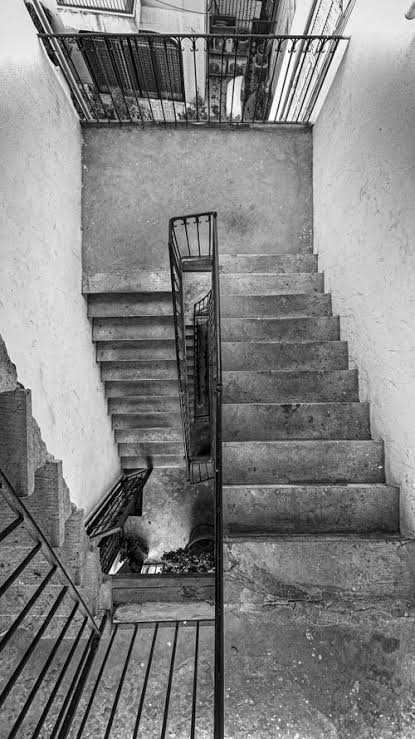
#> input picture week1/Quiz02_HistogramEqualization/Data/input.jpg, 415 x 739 px, found by its file name
$ python quiz2_hist_eq.py
#> lines starting #> are read from the running program, lines starting #| are printed output that depends on the picture
from pathlib import Path
from time import perf_counter
import cv2
import matplotlib.pyplot as plt
import numpy as np

output_dir = Path("Output")
output_dir.mkdir(exist_ok=True, parents=True)
data_dir = Path("Data")
data_dir.mkdir(exist_ok=True, parents=True)

input_path = data_dir / "input.jpg"
if not input_path.exists():
    dummy = np.random.normal(loc=80, scale=25, size=(400, 600)).clip(0, 255).astype(np.uint8)
    cv2.imwrite(str(input_path), dummy)

img = cv2.imread(str(input_path))
#> img is the input picture: shape (739, 415, 3); min 0, max 255, mean 130
gray = cv2.cvtColor(img, cv2.COLOR_BGR2GRAY)
cv2.imwrite(str(output_dir / "original_gray.png"), gray)

# OpenCV 均衡化
eq_cv = cv2.equalizeHist(gray)
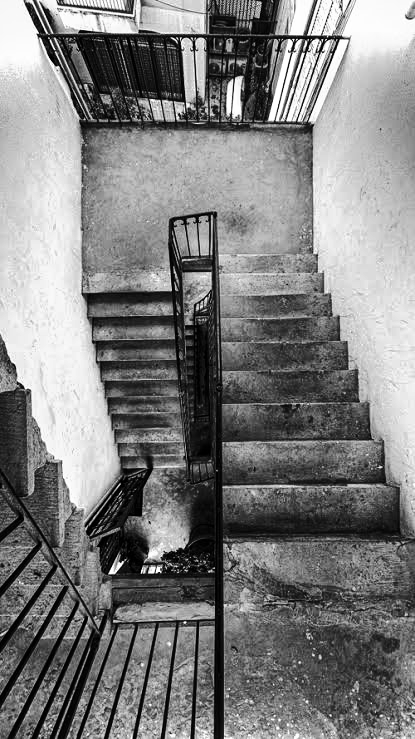
#> eq_cv: shape (739, 415); min 0, max 255, mean 127.8
cv2.imwrite(str(output_dir / "equalized_opencv.png"), eq_cv)

# NumPy 均衡化 (CDF 法)
def hist_eq_numpy(img_gray):
    hist = np.bincount(img_gray.ravel(), minlength=256)
#> hist = 256 values, max 2218 at index 205, min 38 at index 253, mean 1198
    cdf = hist.cumsum()
#> cdf = 256 values from 854 to 306685
    nonzero = np.nonzero(cdf)[0]
#> nonzero = 256 values from 0 to 255
    if len(nonzero) == 0:
        return img_gray.copy()
    cdf_min = cdf[nonzero[0]]
#> cdf_min = 854
    total = img_gray.size
#> total = 306685
    lut = (cdf - cdf_min) / (total - cdf_min) * 255.0
#> lut = 256 values from 0 to 255
    lut = np.clip(np.rint(lut), 0, 255).astype(np.uint8)
    return lut[img_gray]

eq_np = hist_eq_numpy(gray)
cv2.imwrite(str(output_dir / "equalized_numpy.png"), eq_np)

# 繪製直方圖
fig, axes = plt.subplots(1, 2, figsize=(10, 4))
axes[0].hist(gray.ravel(), bins=256, range=(0, 256), color='gray')
axes[0].set_title("Before Equalization")
axes[1].hist(eq_cv.ravel(), bins=256, range=(0, 256), color='black')
axes[1].set_title("After Equalization")
plt.tight_layout()
plt.savefig(str(output_dir / "hist_comparison.png"), dpi=200)
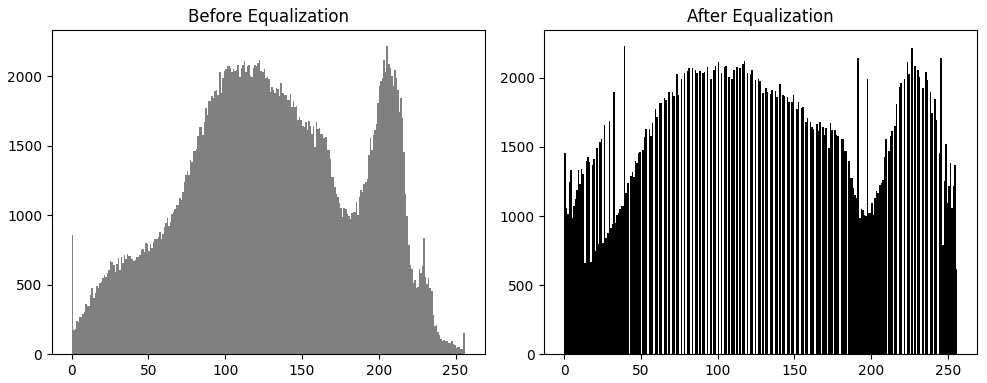
#> figure drawn by matplotlib, 2 panels; panel 1: tallest bar 2218 high, from x = 205 to 206; panel 2: tallest bar 2232 high, from x = 39 to 40
plt.close()

print(f"MAE: {cv2.absdiff(eq_cv, eq_np).mean():.4f}")
#| MAE: 0.0000
